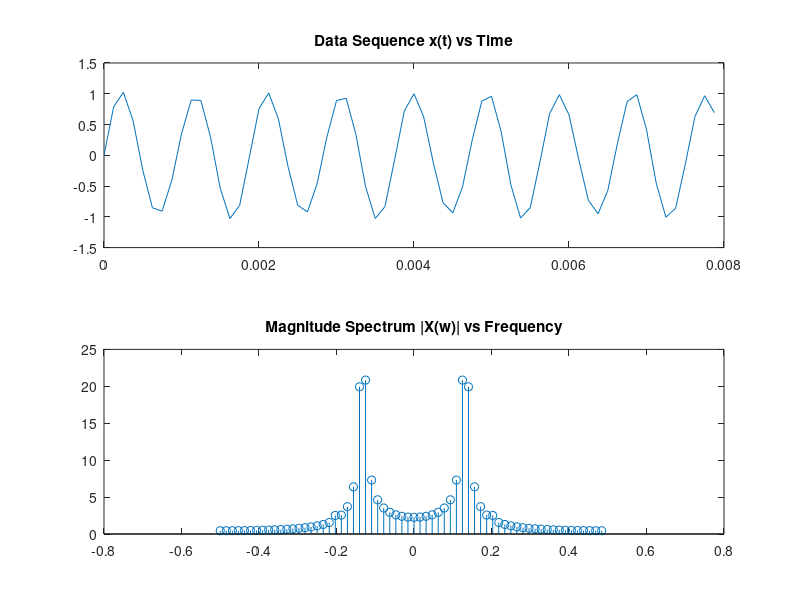
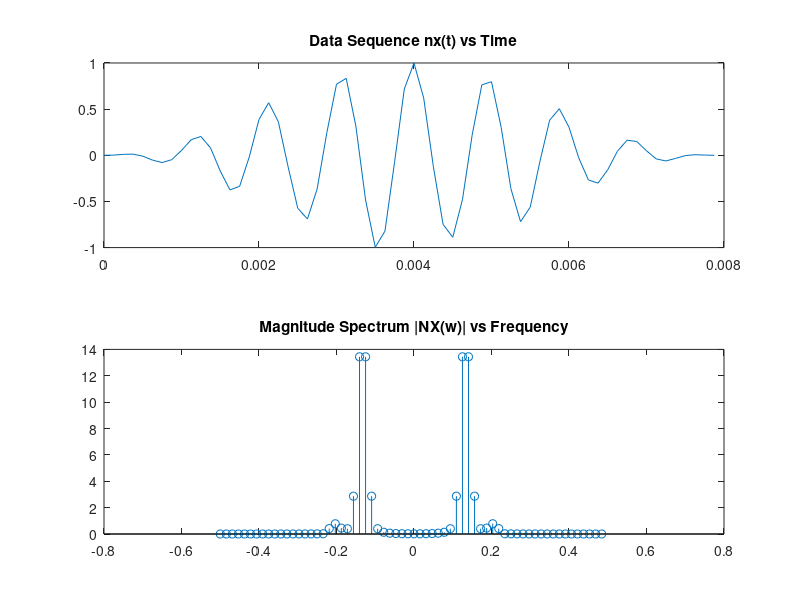

These charts were generated, in order, by the following MATLAB code:
clc; 
clearvars;

N = 64;
ts = 125*10^(-6);

f1 = 1062.5;
f2 = 1625;
fs = 1/ts;
t = (0:N-1)/fs;
x = sin(2*pi*f1*t)+0.05*sin(2*pi*f2*t);
f = (0:N-1)/(N*ts)-fs/2;

figure(1)
subplot(2,1,1)
plot(t,x); title("Data Sequence x(t) vs Time")
subplot(2,1,2)
stem(f/fs,abs(fftshift(fft(x)))); title("Magnitude Spectrum |X(w)| vs Frequency")

h=hann(64);
nx=x.*h';

figure(2)
subplot(2,1,1) 
plot(t,nx); title("Data Sequence nx(t) vs Time")
subplot(2,1,2) 
stem(f/fs,abs(fftshift(fft(nx)))); title("Magnitude Spectrum |NX(w)| vs Frequency")
